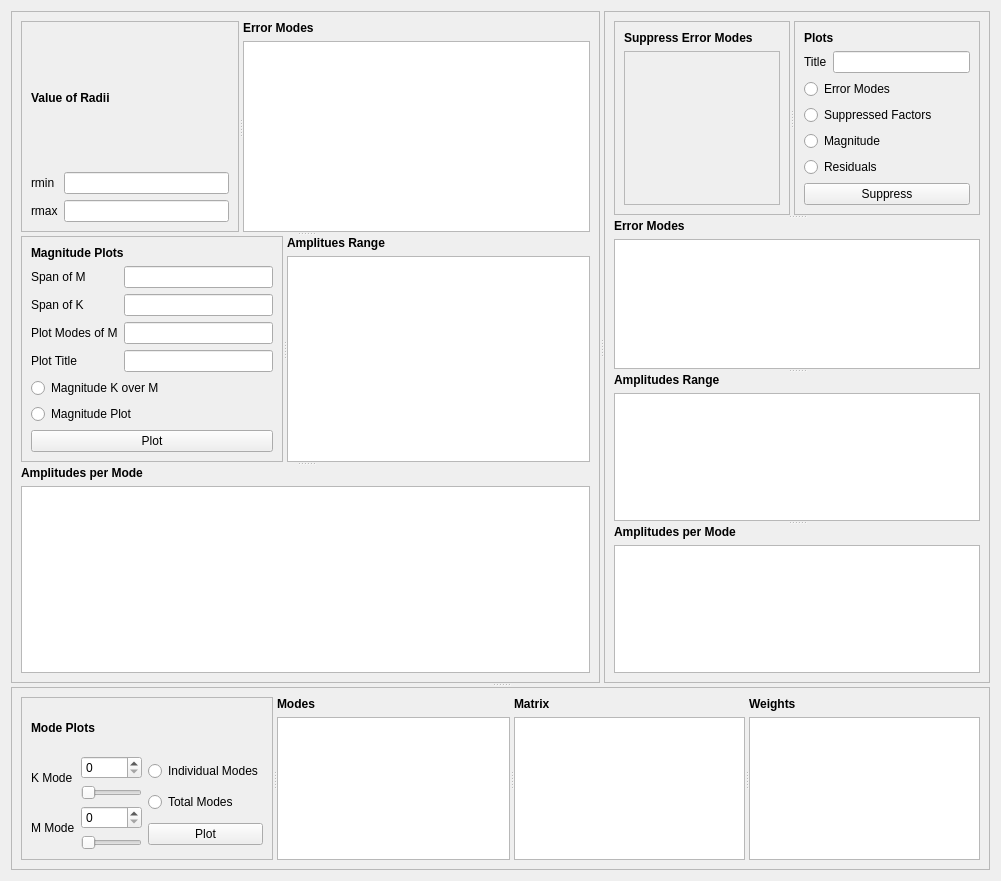
               <widget class="QWidget" name="scrollAreaWidgetContents_6">
                <property name="geometry">
                 <rect>
                  <x>0</x>
                  <y>0</y>
                  <width>1001</width>
                  <height>881</height>
                 </rect>
                </property>
                <layout class="QVBoxLayout" name="verticalLayout_128">
                 <item>
                  <widget class="QSplitter" name="splitter_19">
                   <property name="orientation">
                    <enum>Qt::Vertical</enum>
                   </property>
                   <widget class="QSplitter" name="splitter_18">
                    <property name="orientation">
                     <enum>Qt::Horizontal</enum>
                    </property>
                    <widget class="QFrame" name="frame_29">
                     <property name="frameShape">
                      <enum>QFrame::StyledPanel</enum>
                     </property>
                     <property name="frameShadow">
                      <enum>QFrame::Raised</enum>
                     </property>
                     <layout class="QVBoxLayout" name="verticalLayout_112">
                      <item>
                       <widget class="QSplitter" name="splitter_6">
                        <property name="orientation">
                         <enum>Qt::Vertical</enum>
                        </property>
                        <widget class="QSplitter" name="splitter_3">
                         <property name="orientation">
                          <enum>Qt::Horizontal</enum>
                         </property>
                         <widget class="QFrame" name="frame_24">
                          <property name="frameShape">
                           <enum>QFrame::StyledPanel</enum>
                          </property>
                          <property name="frameShadow">
                           <enum>QFrame::Raised</enum>
                          </property>
                          <layout class="QVBoxLayout" name="verticalLayout_85">
                           <item>
                            <layout class="QVBoxLayout" name="verticalLayout_81">
                             <item>
                              <widget class="Label_Info" name="label_60">
                               <property name="text">
                                <string>&lt;html&gt;&lt;head/&gt;&lt;body&gt;&lt;p&gt;&lt;span style=&quot; font-weight:600;&quot;&gt;Value of Radii&lt;/span&gt;&lt;/p&gt;&lt;/body&gt;&lt;/html&gt;</string>
                               </property>
                              </widget>
                             </item>
                             <item>
                              <layout class="QHBoxLayout" name="horizontalLayout_27">
                               <item>
                                <layout class="QVBoxLayout" name="verticalLayout_80">
                                 <item>
                                  <widget class="QLabel" name="label_61">
                                   <property name="text">
                                    <string>rmin</string>
                                   </property>
                                  </widget>
                                 </item>
                                 <item>
                                  <widget class="QLabel" name="label_62">
                                   <property name="text">
                                    <string>rmax</string>
                                   </property>
                                  </widget>
                                 </item>
                                </layout>
                               </item>
                               <item>
                                <layout class="QVBoxLayout" name="verticalLayout_79">
                                 <item>
                                  <widget class="QLineEdit" name="lineEdit_41"/>
                                 </item>
                                 <item>
                                  <widget class="QLineEdit" name="lineEdit_42"/>
                                 </item>
                                </layout>
                               </item>
                              </layout>
                             </item>
                            </layout>
                           </item>
                          </layout>
                         </widget>
                         <widget class="QWidget" name="layoutWidget">
                          <layout class="QVBoxLayout" name="verticalLayout_109">
                           <item>
                            <widget class="QLabel" name="label_77">
                             <property name="text">
                              <string>&lt;html&gt;&lt;head/&gt;&lt;body&gt;&lt;p&gt;&lt;span style=&quot; font-weight:600;&quot;&gt;Error Modes&lt;/span&gt;&lt;/p&gt;&lt;/body&gt;&lt;/html&gt;</string>
                             </property>
                            </widget>
                           </item>
                           <item>
                            <widget class="QPlainTextEdit" name="plainTextEdit_7"/>
                           </item>
                          </layout>
                         </widget>
                        </widget>
                        <widget class="QSplitter" name="splitter_5">
                         <property name="orientation">
                          <enum>Qt::Vertical</enum>
                         </property>
                         <widget class="QSplitter" name="splitter_4">
                          <property name="orientation">
                           <enum>Qt::Horizontal</enum>
                          </property>
                          <widget class="QFrame" name="frame_25">
                           <property name="frameShape">
                            <enum>QFrame::StyledPanel</enum>
                           </property>
                           <property name="frameShadow">
                            <enum>QFrame::Raised</enum>
                           </property>
                           <layout class="QVBoxLayout" name="verticalLayout_89">
                            <item>
                             <layout class="QVBoxLayout" name="verticalLayout_88">
                              <item>
                               <widget class="Label_Info" name="label_66">
                                <property name="text">
                                 <string>&lt;html&gt;&lt;head/&gt;&lt;body&gt;&lt;p&gt;&lt;span style=&quot; font-weight:600;&quot;&gt;Magnitude Plots&lt;/span&gt;&lt;/p&gt;&lt;/body&gt;&lt;/html&gt;</string>
                                </property>
                               </widget>
                              </item>
                              <item>
                               <layout class="QHBoxLayout" name="horizontalLayout_29">
                                <item>
                                 <layout class="QVBoxLayout" name="verticalLayout_86">
                                  <item>
                                   <widget class="QLabel" name="label_67">
                                    <property name="text">
                                     <string>Span of M</string>
                                    </property>
                                   </widget>
                                  </item>
                                  <item>
                                   <widget class="QLabel" name="label_68">
                                    <property name="text">
                                     <string>Span of K</string>
                                    </property>
                                   </widget>
                                  </item>
                                  <item>
                                   <widget class="QLabel" name="label_69">
                                    <property name="text">
                                     <string>Plot Modes of M</string>
                                    </property>
                                   </widget>
                                  </item>
                                  <item>
                                   <widget class="QLabel" name="label_70">
                                    <property name="text">
                                     <string>Plot Title</string>
                                    </property>
                                   </widget>
                                  </item>
                                 </layout>
                                </item>
                                <item>
                                 <layout class="QVBoxLayout" name="verticalLayout_87">
                                  <item>
                                   <widget class="QLineEdit" name="lineEdit_45"/>
                                  </item>
                                  <item>
                                   <widget class="QLineEdit" name="lineEdit_46"/>
                                  </item>
                                  <item>
                                   <widget class="QLineEdit" name="lineEdit_47"/>
                                  </item>
                                  <item>
                                   <widget class="QLineEdit" name="lineEdit_48"/>
                                  </item>
                                 </layout>
                                </item>
                               </layout>
                              </item>
                              <item>
                               <widget class="QRadioButton" name="radioButton_25">
                                <property name="text">
                                 <string>Magnitude K over M</string>
                                </property>
                               </widget>
                              </item>
                              <item>
                               <widget class="QRadioButton" name="radioButton_26">
                                <property name="text">
                                 <string>Magnitude Plot</string>
                                </property>
                               </widget>
                              </item>
                              <item>
                               <widget class="QPushButton" name="pushButton_30">
                                <property name="text">
                                 <string>Plot</string>
                                </property>
                               </widget>
                              </item>
                             </layout>
                            </item>
                           </layout>
                          </widget>
                          <widget class="QWidget" name="layoutWidget">
                           <layout class="QVBoxLayout" name="verticalLayout_110">
                            <item>
                             <widget class="Label_Info" name="label_78">
                              <property name="text">
                               <string>&lt;html&gt;&lt;head/&gt;&lt;body&gt;&lt;p&gt;&lt;span style=&quot; font-weight:600;&quot;&gt;Amplitues Range&lt;/span&gt;&lt;/p&gt;&lt;/body&gt;&lt;/html&gt;</string>
                              </property>
                             </widget>
                            </item>
                            <item>
                             <widget class="QTableWidget" name="tableWidget_5"/>
                            </item>
                           </layout>
                          </widget>
                         </widget>
                         <widget class="QWidget" name="layoutWidget">
                          <layout class="QVBoxLayout" name="verticalLayout_111">
                           <item>
                            <widget class="QLabel" name="label_79">
                             <property name="text">
                              <string>&lt;html&gt;&lt;head/&gt;&lt;body&gt;&lt;p&gt;&lt;span style=&quot; font-weight:600;&quot;&gt;Amplitudes per Mode&lt;/span&gt;&lt;/p&gt;&lt;/body&gt;&lt;/html&gt;</string>
                             </property>
                            </widget>
                           </item>
                           <item>
                            <widget class="QTableWidget" name="tableWidget_6"/>
                           </item>
                          </layout>
                         </widget>
                        </widget>
                       </widget>
                      </item>
                     </layout>
                    </widget>
                    <widget class="QFrame" name="frame_31">
                     <property name="frameShape">
                      <enum>QFrame::StyledPanel</enum>
                     </property>
                     <property name="frameShadow">
                      <enum>QFrame::Raised</enum>
                     </property>
                     <layout class="QVBoxLayout" name="verticalLayout_123">
                      <item>
                       <widget class="QSplitter" name="splitter_10">
                        <property name="orientation">
                         <enum>Qt::Vertical</enum>
                        </property>
                        <widget class="QSplitter" name="splitter_7">
                         <property name="orientation">
                          <enum>Qt::Horizontal</enum>
                         </property>
                         <widget class="QFrame" name="frame_27">
                          <property name="frameShape">
                           <enum>QFrame::StyledPanel</enum>
                          </property>
                          <property name="frameShadow">
                           <enum>QFrame::Raised</enum>
                          </property>
                          <layout class="QVBoxLayout" name="verticalLayout_100">
                           <item>
                            <widget class="QLabel" name="label_74">
                             <property name="text">
                              <string>&lt;html&gt;&lt;head/&gt;&lt;body&gt;&lt;p&gt;&lt;span style=&quot; font-weight:600;&quot;&gt;Suppress Error Modes&lt;/span&gt;&lt;/p&gt;&lt;/body&gt;&lt;/html&gt;</string>
                             </property>
                            </widget>
                           </item>
                           <item>
                            <widget class="QScrollArea" name="scrollArea">
                             <property name="widgetResizable">
                              <bool>true</bool>
                             </property>
                             <widget class="QWidget" name="scrollAreaWidgetContents">
                              <property name="geometry">
                               <rect>
                                <x>0</x>
                                <y>0</y>
                                <width>158</width>
                                <height>176</height>
                               </rect>
                              </property>
                             </widget>
                            </widget>
                           </item>
                          </layout>
                         </widget>
                         <widget class="QFrame" name="frame_28">
                          <property name="frameShape">
                           <enum>QFrame::StyledPanel</enum>
                          </property>
                          <property name="frameShadow">
                           <enum>QFrame::Raised</enum>
                          </property>
                          <layout class="QVBoxLayout" name="verticalLayout_99">
                           <item>
                            <layout class="QVBoxLayout" name="verticalLayout_98">
                             <item>
                              <widget class="QLabel" name="label_75">
                               <property name="text">
                                <string>&lt;html&gt;&lt;head/&gt;&lt;body&gt;&lt;p&gt;&lt;span style=&quot; font-weight:600;&quot;&gt;Plots&lt;/span&gt;&lt;/p&gt;&lt;/body&gt;&lt;/html&gt;</string>
                               </property>
                              </widget>
                             </item>
                             <item>
                              <layout class="QHBoxLayout" name="horizontalLayout_32">
                               <item>
                                <widget class="QLabel" name="label_76">
                                 <property name="text">
                                  <string>Title</string>
                                 </property>
                                </widget>
                               </item>
                               <item>
                                <widget class="QLineEdit" name="lineEdit_49"/>
                               </item>
                              </layout>
                             </item>
                             <item>
                              <layout class="QVBoxLayout" name="verticalLayout_97">
                               <item>
                                <widget class="QRadioButton" name="radioButton_29">
                                 <property name="text">
                                  <string>Error Modes</string>
                                 </property>
                                </widget>
                               </item>
                               <item>
                                <widget class="QRadioButton" name="radioButton_30">
                                 <property name="text">
                                  <string>Suppressed Factors</string>
                                 </property>
                                </widget>
                               </item>
                               <item>
                                <widget class="QRadioButton" name="radioButton_31">
                                 <property name="text">
                                  <string>Magnitude</string>
                                 </property>
                                </widget>
                               </item>
                               <item>
                                <widget class="QRadioButton" name="radioButton_32">
                                 <property name="text">
                                  <string>Residuals</string>
                                 </property>
                                </widget>
                               </item>
                              </layout>
                             </item>
                             <item>
                              <widget class="QPushButton" name="pushButton_32">
                               <property name="text">
                                <string>Suppress</string>
                               </property>
                              </widget>
                             </item>
                            </layout>
                           </item>
                          </layout>
                         </widget>
                        </widget>
                        <widget class="QSplitter" name="splitter_9">
                         <property name="orientation">
                          <enum>Qt::Vertical</enum>
                         </property>
                         <widget class="QWidget" name="layoutWidget">
                          <layout class="QVBoxLayout" name="verticalLayout_113">
                           <item>
                            <widget class="QLabel" name="label_83">
                             <property name="text">
                              <string>&lt;html&gt;&lt;head/&gt;&lt;body&gt;&lt;p&gt;&lt;span style=&quot; font-weight:600;&quot;&gt;Error Modes&lt;/span&gt;&lt;/p&gt;&lt;/body&gt;&lt;/html&gt;</string>
                             </property>
                            </widget>
                           </item>
                           <item>
                            <widget class="QPlainTextEdit" name="plainTextEdit_8"/>
                           </item>
                          </layout>
                         </widget>
                         <widget class="QSplitter" name="splitter_8">
                          <property name="orientation">
                           <enum>Qt::Vertical</enum>
                          </property>
                          <widget class="QWidget" name="layoutWidget">
                           <layout class="QVBoxLayout" name="verticalLayout_114">
                            <item>
                             <widget class="QLabel" name="label_84">
                              <property name="text">
                               <string>&lt;html&gt;&lt;head/&gt;&lt;body&gt;&lt;p&gt;&lt;span style=&quot; font-weight:600;&quot;&gt;Amplitudes Range&lt;/span&gt;&lt;/p&gt;&lt;/body&gt;&lt;/html&gt;</string>
                              </property>
                             </widget>
                            </item>
                            <item>
                             <widget class="QTableWidget" name="tableWidget_10"/>
                            </item>
                           </layout>
                          </widget>
                          <widget class="QWidget" name="layoutWidget">
                           <layout class="QVBoxLayout" name="verticalLayout_115">
                            <item>
                             <widget class="QLabel" name="label_85">
                              <property name="text">
                               <string>&lt;html&gt;&lt;head/&gt;&lt;body&gt;&lt;p&gt;&lt;span style=&quot; font-weight:600;&quot;&gt;Amplitudes per Mode&lt;/span&gt;&lt;/p&gt;&lt;/body&gt;&lt;/html&gt;</string>
                              </property>
                             </widget>
                            </item>
                            <item>
                             <widget class="QTableWidget" name="tableWidget_11"/>
                            </item>
                           </layout>
                          </widget>
                         </widget>
                        </widget>
                       </widget>
                      </item>
                     </layout>
                    </widget>
                   </widget>
                   <widget class="QFrame" name="frame_30">
                    <property name="frameShape">
                     <enum>QFrame::StyledPanel</enum>
                    </property>
                    <property name="frameShadow">
                     <enum>QFrame::Raised</enum>
                    </property>
                    <layout class="QVBoxLayout" name="verticalLayout_127">
                     <item>
                      <widget class="QSplitter" name="splitter_17">
                       <property name="orientation">
                        <enum>Qt::Horizontal</enum>
                       </property>
                       <widget class="QFrame" name="frame_26">
                        <property name="frameShape">
                         <enum>QFrame::StyledPanel</enum>
                        </property>
                        <property name="frameShadow">
                         <enum>QFrame::Raised</enum>
                        </property>
                        <layout class="QVBoxLayout" name="verticalLayout_96">
                         <item>
                          <layout class="QVBoxLayout" name="verticalLayout_95">
                           <item>
                            <widget class="QLabel" name="label_71">
                             <property name="text">
                              <string>&lt;html&gt;&lt;head/&gt;&lt;body&gt;&lt;p&gt;&lt;span style=&quot; font-weight:600;&quot;&gt;Mode Plots&lt;/span&gt;&lt;/p&gt;&lt;/body&gt;&lt;/html&gt;</string>
                             </property>
                            </widget>
                           </item>
                           <item>
                            <layout class="QHBoxLayout" name="horizontalLayout_31">
                             <item>
                              <layout class="QHBoxLayout" name="horizontalLayout_30">
                               <item>
                                <layout class="QVBoxLayout" name="verticalLayout_92">
                                 <item>
                                  <widget class="QLabel" name="label_72">
                                   <property name="text">
                                    <string>K Mode</string>
                                   </property>
                                  </widget>
                                 </item>
                                 <item>
                                  <widget class="QLabel" name="label_73">
                                   <property name="text">
                                    <string>M Mode</string>
                                   </property>
                                  </widget>
                                 </item>
                                </layout>
                               </item>
                               <item>
                                <layout class="QVBoxLayout" name="verticalLayout_94">
                                 <item>
                                  <layout class="QVBoxLayout" name="verticalLayout_90">
                                   <item>
                                    <widget class="QSpinBox" name="spinBox"/>
                                   </item>
                                   <item>
                                    <widget class="QSlider" name="horizontalSlider">
                                     <property name="orientation">
                                      <enum>Qt::Horizontal</enum>
                                     </property>
                                    </widget>
                                   </item>
                                  </layout>
                                 </item>
                                 <item>
                                  <layout class="QVBoxLayout" name="verticalLayout_91">
                                   <item>
                                    <widget class="QSpinBox" name="spinBox_2"/>
                                   </item>
                                   <item>
                                    <widget class="QSlider" name="horizontalSlider_2">
                                     <property name="orientation">
                                      <enum>Qt::Horizontal</enum>
                                     </property>
                                    </widget>
                                   </item>
                                  </layout>
                                 </item>
                                </layout>
                               </item>
                              </layout>
                             </item>
                             <item>
                              <layout class="QVBoxLayout" name="verticalLayout_93">
                               <item>
                                <widget class="QRadioButton" name="radioButton_27">
                                 <property name="text">
                                  <string>Individual Modes</string>
                                 </property>
                                </widget>
                               </item>
                               <item>
                                <widget class="QRadioButton" name="radioButton_28">
                                 <property name="text">
                                  <string>Total Modes</string>
                                 </property>
                                </widget>
                               </item>
                               <item>
                                <widget class="QPushButton" name="pushButton_31">
                                 <property name="text">
                                  <string>Plot</string>
                                 </property>
                                </widget>
                               </item>
                              </layout>
                             </item>
                            </layout>
                           </item>
                          </layout>
                         </item>
                        </layout>
                       </widget>
                       <widget class="QSplitter" name="splitter_16">
                        <property name="orientation">
                         <enum>Qt::Horizontal</enum>
                        </property>
                        <widget class="QWidget" name="layoutWidget">
                         <layout class="QVBoxLayout" name="verticalLayout_124">
                          <item>
                           <widget class="QLabel" name="label_82">
                            <property name="text">
                             <string>&lt;html&gt;&lt;head/&gt;&lt;body&gt;&lt;p&gt;&lt;span style=&quot; font-weight:600;&quot;&gt;Modes&lt;/span&gt;&lt;/p&gt;&lt;/body&gt;&lt;/html&gt;</string>
                            </property>
                           </widget>
                          </item>
                          <item>
                           <widget class="QTableWidget" name="tableWidget_9"/>
                          </item>
                         </layout>
                        </widget>
                        <widget class="QSplitter" name="splitter_15">
                         <property name="orientation">
                          <enum>Qt::Horizontal</enum>
                         </property>
                         <widget class="QWidget" name="layoutWidget">
                          <layout class="QVBoxLayout" name="verticalLayout_125">
                           <item>
                            <widget class="QLabel" name="label_80">
                             <property name="text">
                              <string>&lt;html&gt;&lt;head/&gt;&lt;body&gt;&lt;p&gt;&lt;span style=&quot; font-weight:600;&quot;&gt;Matrix&lt;/span&gt;&lt;/p&gt;&lt;/body&gt;&lt;/html&gt;</string>
                             </property>
                            </widget>
                           </item>
                           <item>
                            <widget class="QTableWidget" name="tableWidget_7"/>
                           </item>
                          </layout>
                         </widget>
                         <widget class="QWidget" name="layoutWidget">
                          <layout class="QVBoxLayout" name="verticalLayout_126">
                           <item>
                            <widget class="QLabel" name="label_81">
                             <property name="text">
                              <string>&lt;html&gt;&lt;head/&gt;&lt;body&gt;&lt;p&gt;&lt;span style=&quot; font-weight:600;&quot;&gt;Weights&lt;/span&gt;&lt;/p&gt;&lt;/body&gt;&lt;/html&gt;</string>
                             </property>
                            </widget>
                           </item>
                           <item>
                            <widget class="QTableWidget" name="tableWidget_8"/>
                           </item>
                          </layout>
                         </widget>
                        </widget>
                       </widget>
                      </widget>
                     </item>
                    </layout>
                   </widget>
                  </widget>
                 </item>
                </layout>
               </widget>
